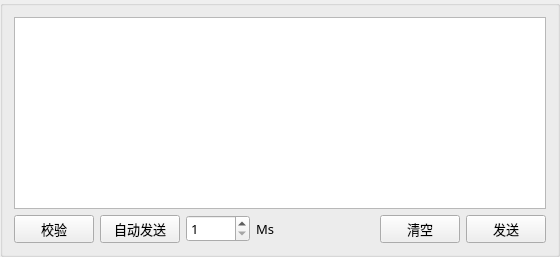
       <widget class="QGroupBox" name="SEND_groupBox">
        <property name="font">
         <font>
          <family>优设标题黑</family>
          <pointsize>10</pointsize>
         </font>
        </property>
        <property name="title">
         <string/>
        </property>
        <layout class="QGridLayout" name="gridLayout_2">
         <item row="1" column="0">
          <layout class="QHBoxLayout" name="horizontalLayout" stretch="2,0,0,0,0,0,4">
           <item>
            <widget class="QPushButton" name="check_pushButton">
             <property name="font">
              <font>
               <family>优设标题黑</family>
               <pointsize>10</pointsize>
              </font>
             </property>
             <property name="text">
              <string>校验</string>
             </property>
            </widget>
           </item>
           <item>
            <widget class="QPushButton" name="AUTOSEND_pushButton">
             <property name="font">
              <font>
               <family>优设标题黑</family>
               <pointsize>10</pointsize>
              </font>
             </property>
             <property name="text">
              <string>自动发送</string>
             </property>
            </widget>
           </item>
           <item>
            <widget class="QSpinBox" name="AUTOSEND_time_spinBox">
             <property name="font">
              <font>
               <family>优设标题黑</family>
               <pointsize>10</pointsize>
              </font>
             </property>
             <property name="minimum">
              <number>1</number>
             </property>
             <property name="maximum">
              <number>99999</number>
             </property>
            </widget>
           </item>
           <item>
            <widget class="QLabel" name="label">
             <property name="font">
              <font>
               <family>优设标题黑</family>
               <pointsize>10</pointsize>
              </font>
             </property>
             <property name="text">
              <string>Ms</string>
             </property>
            </widget>
           </item>
           <item>
            <spacer name="horizontalSpacer_3">
             <property name="orientation">
              <enum>Qt::Horizontal</enum>
             </property>
             <property name="sizeHint" stdset="0">
              <size>
               <width>100</width>
               <height>20</height>
              </size>
             </property>
            </spacer>
           </item>
           <item>
            <widget class="QPushButton" name="Clear_sendbuf_pushButton">
             <property name="font">
              <font>
               <family>优设标题黑</family>
               <pointsize>10</pointsize>
              </font>
             </property>
             <property name="text">
              <string>清空</string>
             </property>
            </widget>
           </item>
           <item>
            <widget class="QPushButton" name="SEND_pushButton">
             <property name="font">
              <font>
               <family>优设标题黑</family>
               <pointsize>10</pointsize>
              </font>
             </property>
             <property name="text">
              <string>发送</string>
             </property>
            </widget>
           </item>
          </layout>
         </item>
         <item row="0" column="0">
          <widget class="QTextEdit" name="send_textEdit"/>
         </item>
        </layout>
       </widget>
